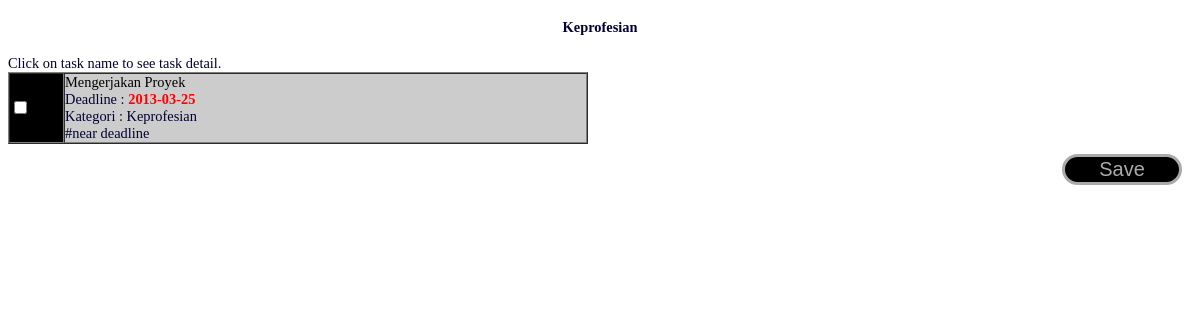
The page /src/kategori.php?categoryID=2 on the database as committed earlier.
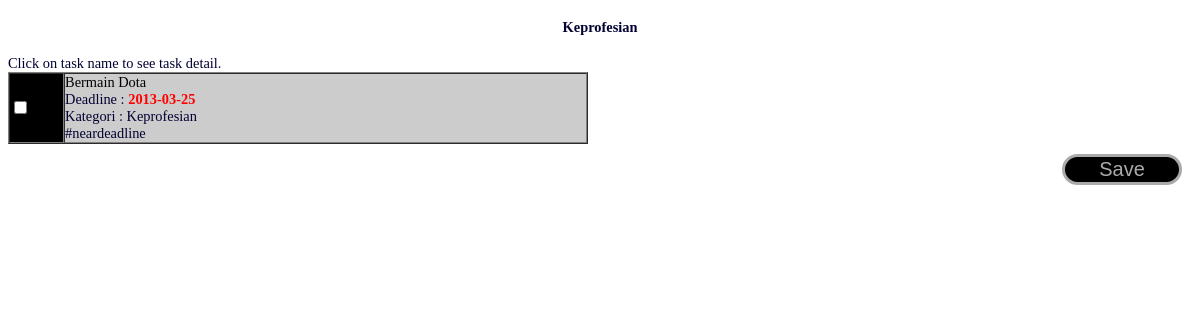
The same page on the database as committed later.
### tables this page shows
CREATE TABLE IF NOT EXISTS `category` (
  `categoryID` varchar(30) NOT NULL,
  `categoryname` varchar(30) NOT NULL,
  `creatorID` varchar(25) NOT NULL,
  PRIMARY KEY (`categoryID`)
);

CREATE TABLE IF NOT EXISTS `task` (
  `taskID` varchar(30) NOT NULL,
  `categoryID` varchar(30) NOT NULL,
  `username` varchar(30) NOT NULL,
  `taskname` varchar(30) NOT NULL,
  `status` varchar(30) NOT NULL,
  `deadline` date NOT NULL,
  PRIMARY KEY (`taskID`),
  KEY `task_ibfk_1` (`categoryID`),
  KEY `task_ibfk_2` (`username`)
);

CREATE TABLE IF NOT EXISTS `tag` (
  `taskID` varchar(30) NOT NULL,
  `tagname` varchar(30) NOT NULL,
  KEY `tag_ibfk_2` (`taskID`)
);

### model/Category.php (called while the page is built, shortened)
<?php
    class Category implements BaseModel {
		function __construct($id) {
			$db = mysqli_connect($GLOBALS['host'], $GLOBALS['username'], $GLOBALS['password'], $GLOBALS['dbname']);
			$format = "SELECT * FROM `category` WHERE `categoryID` = '%s';";
			$stmt = sprintf($format, $id);
			$result = mysqli_query($db, $stmt);
			if(mysqli_num_rows($result) > 0) {
				$row = $result->fetch_row();
			}
		}
		public function setData($name) {
			$this->name = $name;
    	}
	}
?>

### model/DBGetter.php (called while the page is built, shortened)
<?php
    class DBGetter {
		public function getTagsFromTaskID($taskid) {
			$db = mysqli_connect($GLOBALS['host'], $GLOBALS['username'], $GLOBALS['password'], $GLOBALS['dbname']);
			$format = "SELECT * FROM `tag` WHERE `taskID` = '%s';";
			$stmt = sprintf($format, $taskid);
			$result = mysqli_query($db, $stmt);
			$tags = array();
			while($row = $result->fetch_row()) {
				$tags[] = new Tag($row[0], $row[1]);
			}
			return $tags;
		}
		public function getTasksFromCategory($categoryid) {
			$db = mysqli_connect($GLOBALS['host'], $GLOBALS['username'], $GLOBALS['password'], $GLOBALS['dbname']);
			$format = "SELECT * FROM `task` WHERE `categoryID` = '%s';";
			$stmt = sprintf($format, $categoryid);
			$result = mysqli_query($db, $stmt);
			$tasks = array();
			while($row = $result->fetch_row()) {
				$tasks[] = new Task($row[0]);
			}
			return $tasks;
		}
    }
?>

### model/Task.php (called while the page is built, shortened)
<?php
    class Task implements BaseModel {
		function __construct($id) {
			$db = mysqli_connect($GLOBALS['host'], $GLOBALS['username'], $GLOBALS['password'], $GLOBALS['dbname']);
			$format = "SELECT * FROM `task` WHERE `taskID` = '%s';";
			$stmt = sprintf($format, $id);
			$result = mysqli_query($db, $stmt);
			if(mysqli_num_rows($result) > 0) {
				$row = $result->fetch_row();
			}
			$this->id = $id;
		}
		public function setData($categoryID, $username, $taskname, $status, $deadline) {
			$this->categoryID = $categoryID;
			$this->taskname = $taskname;
			$this->deadline = $deadline;
    	}
		public function getCategory() {
			return new Category($this->categoryID);
		}
		public function getTags() {
			$dbg = new DBGetter();
			return $dbg->getTagsFromTaskID($this->id);
		}
		var $id;
		var $categoryID;
	}
?>

### model/Tag.php (called while the page is built, shortened)
<?php
    class Tag implements BaseModel {
		function __construct($taskid, $tagname) {
			$this->tagname = $tagname;
		}
	}
?>

### src/kategori.php (the view, shortened to what this page needs)
<!DOCTYPE html>
<head>
<link rel='stylesheet' type="text/css" href="../style/Design.css"/>
</head>
<body class="categoryfont">
<?php
	if(isset($_GET['categoryID'])) {
		printCategory(new Category($_GET['categoryID']));
		printf('<div align="right" ><form action="#"> <input type="submit" value="Save" class="buttonbox2"/></form> </div>');
	} else {
		printAllCategories();
	}
?>
</body>
</html>
<?php
	function printCategory($category) {
		$dbg = new DBGetter();
		$tasks = $dbg->getTasksFromCategory($category->id);
		printf('<h4 align="center">%s</h4>', $category->name);
    	printf('Click on task name to see task detail.');
		printf('<table width="580" border="1" cellspacing="0" cellpadding="0">');
		$i = 0;
		$lim = (sizeof($tasks) % 2 == 0) ? sizeof($tasks) : sizeof($tasks) - 1 ;
		for(; $i < ($lim / 2); $i++) {
			printf("<tr>\n");
			for($j = 0; $j < 2; $j++) {
				printf('<td width="26" class="black"><input type="checkbox" /></td>');
				$task = $tasks[$i * 2 + $j];
				printf('<td width="264" class="%s"><a href="Rincian-tugas.html" target="_parent" class="ordintext">%s</a><br />',
						(($i + $j) % 2 == 0) ? 'blue' : 'green', $task->taskname);
				printf('Deadline : <b class="redtext">%s</b><br />', $task->deadline);
				printf('Kategori : %s<br />', $task->getCategory()->name);
				$tags = $task->getTags();
				foreach ($tags as $key => $value) {
					printf('#%s ', $value->tagname);
				}
				printf('</td>');
			}
			printf("</tr>\n");
		}
		if(sizeof($tasks) % 2 != 0) {
			printf("<tr>\n");
			printf('<td width="26" class="black"><input type="checkbox" /></td>');
			$task = $tasks[$i * 2];
			printf('<td width="264" class="%s"><a href="Rincian-tugas.html" target="_parent" class="ordintext">%s</a><br />',
					(($i) % 2 == 0) ? 'blue' : 'green', $task->taskname);
			printf('Deadline : <b class="redtext">%s</b><br />', $task->deadline);
			printf('Kategori : %s<br />', $task->getCategory()->name);
			$tags = $task->getTags();
			foreach ($tags as $key => $value) {
				printf('#%s ', $value->tagname);
			}
			printf('</td>');
			printf("</tr>\n");
		}
		printf('</table>');
	}
?>

### style/Design.css (style rules this page uses)
.categoryfont { font-family:Tahoma; color:#003; font-size:0.9em; background-color:#FFF }
.black { background-color:#000; }
.blue { background-color:#CCC; }
.redtext { color:#F00; }
.ordintext { text-decoration:none; color:#000; }
.buttonbox2 { width:120px; font-size:20px; margin-top:10px; margin-left:5px; margin-right:10px; background-color:#000; border:solid; color:#aaaaaa; float:right; -webkit-border-radius: 20px; -moz-border-radius: 20px; border-radius: 20px; }

Rows that differ between the two databases and show on the page:
removed tag: tagname "near deadline"
changed task "Keprofesian": taskname "Mengerjakan Proyek" → "Bermain Dota"
added tag: tagname "neardeadline"
